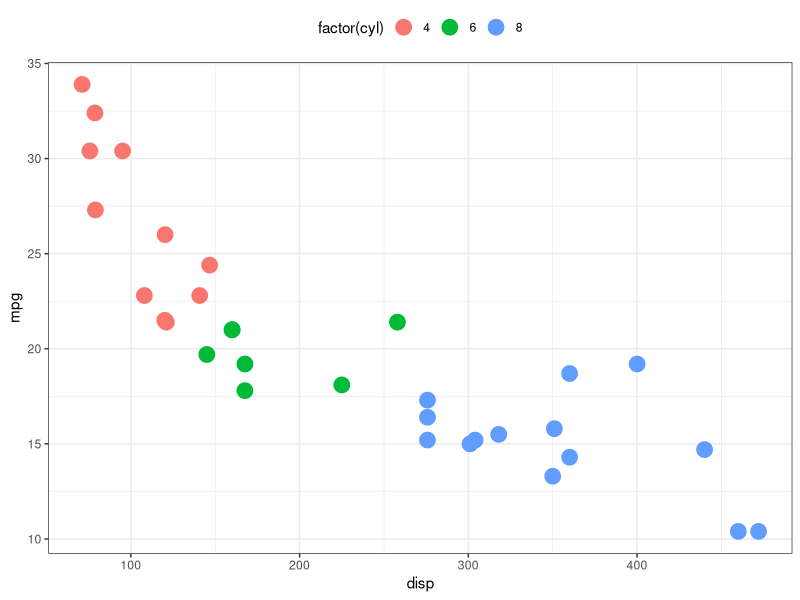
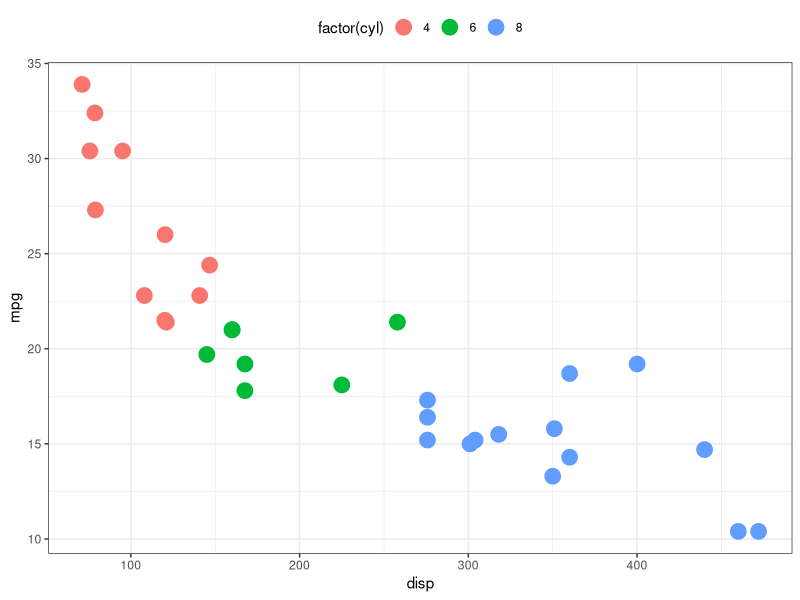

Reproduce these figures in R, in order. (Note: this script raises an error after producing the figures.)
## ---- chunk 1
library(dplyr)
library(tibble)
library(ggplot2)
options(replace.assign  = TRUE, digits = 3, width = 120)
knitr::opts_chunk$set(
  fig.align  = "center",    # alignment for figures; left, right, center
  cache      = FALSE,       # should the chunk be cached?  
  eval       = TRUE,        # evaluate the chunk?
  cache.path = "cache/",    # the path for the cached chunks  
  include    = TRUE,        # should the chunk be included as output? 
  echo       = TRUE,        # should the chunk be echoed to the pdf? 
  fig.retina = 2,
  #fig.height = 7,
  #fig.width  = 7,
  tidy       = FALSE        # should output be cleaned up? 
)
# This is good for getting the ggplot background 
# consistent with the html background color
thm <- theme_bw() + 
  theme(
    panel.background = element_rect(fill = "transparent", colour = NA), 
    plot.background = element_rect(fill = "transparent", colour = NA),
    legend.position = "top",
    legend.background = element_rect(fill = "transparent", colour = NA),
    legend.key = element_rect(fill = "transparent", colour = NA)
  )
theme_set(thm)
## ---- chunk 2
ggplot(mtcars, aes(x = disp, y = mpg, color = factor(cyl))) +
  geom_point(size = 5)
## ---- chunk 3
ggplot(mtcars, aes(x = disp, y = mpg, color = factor(cyl))) +
  geom_point(size = 5)
## ---- chunk 4
knitr::include_graphics("figures/nopestradomis.jpg")
## ---- chunk 5
knitr::include_graphics("figures/VarBias.png")
## ---- chunk 6
knitr::include_graphics("hex_images/tidyverse_all.png")
## ---- chunk 7
knitr::include_graphics("figures/crossval-tree.png")
